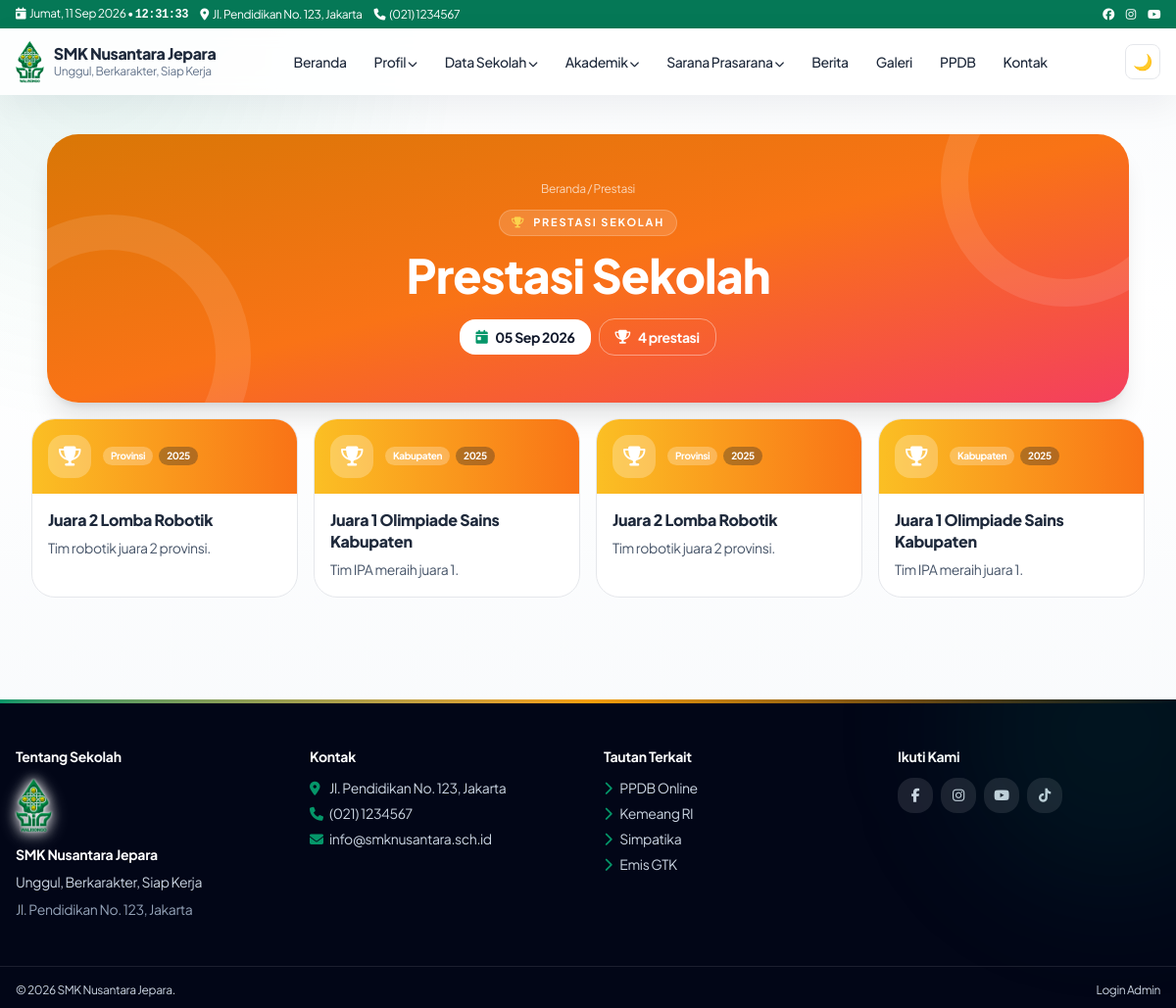
/prestasi, run on the app's committed database.
### tables this page shows
CREATE TABLE IF NOT EXISTS settings (
  id INT UNSIGNED AUTO_INCREMENT PRIMARY KEY,
  `key` VARCHAR(100) NOT NULL UNIQUE,
  `value` TEXT DEFAULT NULL,
  updated_at TIMESTAMP DEFAULT CURRENT_TIMESTAMP ON UPDATE CURRENT_TIMESTAMP
);

CREATE TABLE IF NOT EXISTS menu_items (
  id INT UNSIGNED AUTO_INCREMENT PRIMARY KEY,
  menu_id INT UNSIGNED NOT NULL,
  parent_id INT UNSIGNED DEFAULT NULL,
  label VARCHAR(150) NOT NULL,
  url VARCHAR(500) NOT NULL,
  target VARCHAR(20) DEFAULT '_self',
  sort_order INT DEFAULT 0,
  is_active TINYINT(1) DEFAULT 1,
  kind VARCHAR(20) NOT NULL DEFAULT 'link',
  mega_id INT UNSIGNED DEFAULT NULL,
  INDEX idx_menu_parent (menu_id, parent_id, sort_order),
  CONSTRAINT fk_mi_menu FOREIGN KEY (menu_id) REFERENCES menus(id) ON DELETE CASCADE,
  CONSTRAINT fk_mi_parent FOREIGN KEY (parent_id) REFERENCES menu_items(id) ON DELETE CASCADE
);

CREATE TABLE IF NOT EXISTS achievements (
  id INT UNSIGNED AUTO_INCREMENT PRIMARY KEY,
  title VARCHAR(255) NOT NULL,
  description TEXT DEFAULT NULL,
  year VARCHAR(10) DEFAULT NULL,
  level VARCHAR(60) DEFAULT NULL,
  image VARCHAR(255) DEFAULT NULL,
  is_active TINYINT(1) DEFAULT 1,
  created_at TIMESTAMP DEFAULT CURRENT_TIMESTAMP
);

CREATE TABLE IF NOT EXISTS widgets (
  id INT UNSIGNED AUTO_INCREMENT PRIMARY KEY,
  area VARCHAR(60) NOT NULL,
  type VARCHAR(60) NOT NULL,
  title VARCHAR(150) DEFAULT NULL,
  content MEDIUMTEXT DEFAULT NULL,
  animation VARCHAR(30) NOT NULL DEFAULT 'zoom',
  sort_order INT DEFAULT 0,
  is_active TINYINT(1) DEFAULT 1,
  INDEX idx_area (area, is_active, sort_order)
);

### core/Router.php (called while the page is built, shortened)
<?php
final class Router {
 public static function dispatch(): void {
  require ROOT . '/pages/router.php';
 }
}

### index.php (called while the page is built, shortened)
<?php
require __DIR__ . '/config/database.php';
Router::dispatch();

### core/Database.php (called while the page is built, shortened)
<?php
final class Database {
    private static ?PDO $pdo = null;
    public static function conn(): PDO {
        if (self::$pdo) return self::$pdo;
        $c = require dirname(__DIR__) . '/config/database.php';
        $dsn = "mysql:host={$c['host']};dbname={$c['name']};charset={$c['charset']}";
        self::$pdo = new PDO($dsn, $c['user'], $c['pass'], [
            PDO::ATTR_ERRMODE => PDO::ERRMODE_EXCEPTION,
            PDO::ATTR_DEFAULT_FETCH_MODE => PDO::FETCH_ASSOC,
            PDO::ATTR_EMULATE_PREPARES => false,
        ]);
        return self::$pdo;
    }
    public static function setting(string $key, string $def = ''): string {
        try {
            $s = self::conn()->prepare('SELECT `value` FROM settings WHERE `key`=?');
            $s->execute([$key]);
            return (string)($s->fetchColumn() ?? $def);
        } catch (Throwable) { return $def; }
    }
}

### core/Helper.php (called while the page is built, shortened)
<?php
final class Helper {
    public static function e(?string $v): string { return htmlspecialchars((string)$v, ENT_QUOTES, 'UTF-8'); }
    public static function url(string $p = ''): string { return rtrim(BASE_URL, '/') . '/' . ltrim($p, '/'); }
    public static function menuUrl(string $u): array {
        $u = trim($u);
        if ($u === '' || $u === '#') return ['#', '_self'];
        $low = strtolower($u);
        if (str_starts_with($low, 'http://') || str_starts_with($low, 'https://')) return [$u, '_blank'];
        return [self::url(ltrim($u, '/')), '_self'];
    }
    public static function upload(string $p): string { return self::url('assets/uploads/' . ltrim($p, '/')); }
}

### pages/prestasi.php (the view, shortened to what this page needs)
<?php if((Database::setting('prestasi_show','1')==='0')){ http_response_code(404); require ROOT.'/templates/error/404.php'; exit; } $rows=$db->query("SELECT * FROM achievements WHERE is_active=1 ORDER BY id DESC")->fetchAll(); $prTitle=Database::setting('prestasi_title','Prestasi Sekolah'); if(trim($prTitle)==='')$prTitle='Prestasi Sekolah'; $prDesc=Database::setting('prestasi_desc',''); $metaTitle=$prTitle.' - '.Database::setting('school_name','Sekolah'); require ROOT.'/templates/frontend/header.php'; ?>
<div class="w-full px-4 md:px-8 py-10">
<?php
$heroBadge='<i class="fa fa-trophy text-amber-300"></i>'.Helper::e($prTitle);
$heroCrumb='<a href="'.Helper::url().'" class="hover:text-white">Beranda</a> / Prestasi';
require ROOT.'/templates/frontend/page-hero.php'; ?>
<div class="mt-4">
<?php if(!$rows): ?><div class="bg-white dark:bg-slate-800 border rounded-3xl p-12 text-center text-slate-500 reveal"><span class="w-14 h-14 rounded-2xl bg-amber-100 grid place-items-center mx-auto text-2xl">🏆</span><p class="font-extrabold text-lg mt-3">Belum ada prestasi</p></div><?php else: ?>
<?php $prCols=Database::setting('prestasi_cols','3'); $prGrid=$prCols==='2'?'md:grid-cols-2':($prCols==='4'?'sm:grid-cols-2 lg:grid-cols-4':'md:grid-cols-3'); ?>
<div class="grid <?= $prGrid ?> gap-4"><?php foreach($rows as $r): ?>
<article class="rounded-3xl overflow-hidden border dark:border-slate-700 bg-white dark:bg-slate-800 card-hover reveal">
<div class="bg-gradient-to-r from-amber-400 to-orange-500 p-4 flex items-center gap-3">
<span class="w-11 h-11 rounded-xl bg-white/25 grid place-items-center text-white text-xl shrink-0"><i class="fa fa-trophy"></i></span>
<span class="flex gap-1.5 flex-wrap"><span class="text-[10px] font-bold px-2 py-0.5 rounded-full bg-white/25 text-white"><?= Helper::e($r['level']??'Sekolah') ?></span><span class="text-[10px] font-bold px-2 py-0.5 rounded-full bg-slate-900/30 text-white"><?= Helper::e($r['year']??date('Y')) ?></span></span>
</div>
<div class="p-4"><h2 class="font-extrabold leading-snug"><?= Helper::e($r['title']) ?></h2>
<?php if(!empty($r['description'])): ?><p class="text-sm text-slate-600 dark:text-slate-300 mt-1.5 leading-relaxed text-justify"><?= nl2br(Helper::e($r['description'])) ?></p><?php endif; ?></div>
</article>
<?php endforeach; ?></div><?php endif; ?></div>
<?php require ROOT.'/templates/frontend/footer.php'; ?>

### templates/frontend/navbar.php (shortened to what this page needs)
<?php
$top_addr = Database::setting('address','Jl. Pendidikan No.123');
$top_phone = Database::setting('phone','(021) 1234567');
$school = Database::setting('school_name','SMK Nusantara');
$tagline = Database::setting('tagline','Unggul, Berkarakter');
$logo = Database::setting('logo','');
try {
$db = Database::conn();
$mm = $db->query("SELECT * FROM menus WHERE location='primary' LIMIT 1")->fetch();
$items = [];
if ($mm) {
  $st = $db->prepare("SELECT * FROM menu_items WHERE menu_id=? AND is_active=1 ORDER BY sort_order");
  $st->execute([$mm['id']]); $items = $st->fetchAll();
}
} catch (Throwable) { $items=[]; $mega=[]; }
function menuTree($items,$parent=null){ $o=[]; foreach($items as $i){ if(($i['parent_id']??null)==$parent) $o[]=$i; } return $o; }
function menuLink($u,$forceTarget=null){ [$href,$t]=Helper::menuUrl($u); $t=$forceTarget?:$t; return 'href="'.Helper::e($href).'"'.($t==='_blank'?' target="_blank" rel="noopener noreferrer"':''); }
?>
<div class="bg-emerald-700 text-white text-xs block"><div class="max-w-7xl mx-auto px-4 py-1.5 flex justify-between items-center gap-2">
<div class="flex gap-3 min-w-0 items-center flex-wrap"><span class="shrink-0"><i class="fa fa-calendar-day mr-1"></i><span data-clock-date><?= Helper::tgl(date('Y-m-d')) ?></span> • <span data-clock-time class="font-mono font-bold"><?= date('H:i:s') ?></span></span><span class="hidden sm:inline truncate"><i class="fa fa-location-dot mr-1"></i><?= Helper::e($top_addr) ?></span><span class="hidden md:inline"><i class="fa fa-phone mr-1"></i><?= Helper::e($top_phone) ?></span><span class="hidden xl:inline"><i class="fa fa-envelope mr-1"></i><?= Helper::e($top_email) ?></span></div>
<div class="flex gap-3 shrink-0"><a href="#" aria-label="Facebook"><i class="fab fa-facebook"></i></a><a href="#" aria-label="Instagram"><i class="fab fa-instagram"></i></a><a href="#" aria-label="Youtube"><i class="fab fa-youtube"></i></a></div>
</div></div>
<header id="mainNav" class="sticky top-0 z-50 bg-white/90 dark:bg-slate-900/90 backdrop-blur border-b-0 transition">
<div class="max-w-7xl mx-auto px-4 py-3 flex items-center justify-between gap-3">
<a href="<?= Helper::url() ?>" class="flex items-center gap-2.5"><?php if($logo): ?><img src="<?= Helper::upload($logo) ?>" alt="Logo <?= Helper::e($school) ?>" class="h-11 w-auto object-contain shrink-0"><?php else: ?><span class="w-11 h-11 rounded-xl bg-emerald-600 text-white grid place-items-center font-bold shadow-sm"><?= Helper::e(mb_substr($school,0,1)) ?></span><?php endif; ?><span><span class="block font-extrabold leading-tight"><?= Helper::e($school) ?></span><span class="block text-xs text-slate-500"><?= Helper::e($tagline) ?></span></span></a>
<nav class="hidden lg:flex items-center gap-1 text-sm font-medium" id="deskMenu">
<?php foreach(menuTree($items) as $m): $ch=menuTree($items,$m['id']); $hasMega=false;
if(!$hasMega){ foreach($mega as $g){ if(($g['label']??'')===$m['label']) $hasMega=$g; } } ?>
<?php if($hasMega): $cols=json_decode($hasMega['columns_json']??'[]',true)?:[]; ?>
<div class="relative group"><button class="px-3 py-2 rounded-lg hover:bg-emerald-50"><?= Helper::e($m['label']) ?> <i class="fa fa-chevron-down text-[10px]"></i></button>
<div class="absolute left-1/2 -translate-x-1/2 top-full pt-2 opacity-0 invisible group-hover:opacity-100 group-hover:visible transition"><div class="bg-white dark:bg-slate-800 rounded-2xl shadow-xl border p-6 grid grid-cols-3 gap-6 w-[640px] max-w-[90vw]">
<?php foreach($cols as $c): ?><div><p class="font-bold text-xs uppercase text-emerald-700 mb-2"><?= Helper::e($c['title']??'') ?></p><?php foreach($c['links']??[] as $l): ?><a href="<?= Helper::e($l['url']??'#') ?>" class="block py-1 text-slate-600 dark:text-slate-300 hover:text-emerald-600"><?= Helper::e($l['label']??'') ?></a><?php endforeach; ?></div><?php endforeach; ?>
</div></div></div>
<?php elseif($ch): ?><div class="relative group"><a <?= menuLink($m['url'],$m['target']??null) ?> class="px-3 py-2 rounded-lg hover:bg-emerald-50 inline-block"><?= Helper::e($m['label']) ?> <i class="fa fa-chevron-down text-[10px]"></i></a>
</div>
<?php else: ?><a <?= menuLink($m['url'],$m['target']??null) ?> class="px-3 py-2 rounded-lg hover:bg-emerald-50"><?= Helper::e($m['label']) ?></a><?php endif; ?><?php endforeach; ?>
</nav>
<div class="flex items-center gap-2"><button id="darkBtn" class="w-9 h-9 rounded-lg border grid place-items-center" aria-label="Tema"></button></div>
</div>
</header>

### templates/frontend/footer.php (shortened to what this page needs)
</main>
<?php
$ft = Database::setting('footer_text',Database::setting('school_name',''));
$footerWidgets=[];
try{$footerWidgets=Database::conn()->query("SELECT * FROM widgets WHERE area='footer' AND is_active=1 ORDER BY sort_order,id")->fetchAll();}catch(Throwable){$footerWidgets=[];}
function renderFw($fw,$db){
  $fwc=trim((string)($fw['content']??'')); $t=$fw['type'];
  if($t==='about'){
    $school=Database::setting('school_name',''); $tagline=Database::setting('tagline',''); $addr=Database::setting('address','');
    $schoolLogo=Helper::upload(Database::setting('logo',''));
    if(Database::setting('logo','')){echo '<img src="'.$schoolLogo.'" alt="" class="h-14 w-auto object-contain mb-3" style="filter:drop-shadow(0 0 1px #fff) drop-shadow(0 0 6px rgba(255,255,255,.9)) drop-shadow(0 2px 8px rgba(255,255,255,.45))">';}
    echo '<h4 class="font-bold text-white mb-2">'.Helper::e($school).'</h4><p>'.Helper::e($tagline).'</p><p class="mt-2 text-slate-400">'.Helper::e($addr).'</p>';
    return;
  }
  if($t==='links'){ $lnks=json_decode((string)$fwc,true)?:[]; echo '<div class="grid gap-1.5">'; foreach($lnks as $lk){ $lbl=trim($lk['label']??''); $href=trim($lk['url']??''); [$fhref,$auto]=Helper::menuUrl($href); $tgt=(($lk['target']??'')==='_blank'||$auto==='_blank')?' target="_blank" rel="noopener noreferrer"':''; echo '<a href="'.Helper::e($fhref).'"'.$tgt.' class="text-sm hover:text-white hover:translate-x-1 transition"><i class="fa fa-chevron-right text-emerald-500 mr-2"></i>'.Helper::e($lbl).'</a>'; } echo '</div>'; return; }
  if($t==='contact'){ echo '<div class="grid gap-1.5 text-sm"><p><i class="fa fa-location-dot text-emerald-500 w-5"></i>'.Helper::e(Database::setting('address','-')).'</p><p><i class="fa fa-phone text-emerald-500 w-5"></i>'.Helper::e(Database::setting('phone','-')).'</p><p><i class="fa fa-envelope text-emerald-500 w-5"></i>'.Helper::e(Database::setting('email','-')).'</p></div>'; return; }
  if($t==='social'){ echo '<div class="flex flex-wrap gap-2">'; foreach(['facebook'=>'fa-facebook-f','instagram'=>'fa-instagram','youtube'=>'fa-youtube','tiktok'=>'fa-tiktok'] as $fsn=>$fsi){$fsu=Database::setting($fsn,'');if(!$fsu)continue;echo '<a href="'.Helper::e($fsu).'" target="_blank" rel="noopener noreferrer" class="w-9 h-9 rounded-xl bg-white/10 grid place-items-center hover:bg-emerald-600" aria-label="'.ucfirst($fsn).'"><i class="fab '.$fsi.'"></i></a>';} echo '</div>'; return; }
}
?>
<footer class="relative overflow-hidden bg-slate-950 text-slate-300 mt-auto w-full">
<div class="absolute inset-x-0 top-0 h-1 bg-gradient-to-r from-emerald-600 via-amber-500 to-emerald-600"></div>
<div class="absolute -top-32 -right-24 w-80 h-80 rounded-full bg-emerald-600/10 blur-3xl pointer-events-none"></div>
<div class="max-w-7xl mx-auto px-4 py-12 grid md:grid-cols-4 gap-8 text-sm">
<?php foreach($footerWidgets as $fw): ?>
<div><h4 class="font-bold text-white mb-3"><?= Helper::e($fw['title']?:'Informasi') ?></h4>
<?php renderFw($fw,$db); ?></div>
<?php endforeach; ?>
</div>
<div class="border-t border-white/10"><div class="max-w-7xl mx-auto px-4 py-4 flex flex-col md:flex-row justify-between text-xs gap-2">
<span>&copy; <?= date('Y') ?> <?= Helper::e($ft) ?>.</span>
<a href="<?= Helper::url('admin/login') ?>" target="_blank" rel="noopener noreferrer" class="hover:text-white">Login Admin</a>
</div></div>
</footer>
</body></html>

### assets/css/style.css (style rules this page uses)
:root { --font-body:"Plus Jakarta Sans",system-ui,-apple-system,"Segoe UI",sans-serif }
html,body,input,select,textarea,button { font-family:var(--font-body)!important }
h1,h2,h3,h4 { font-family:var(--font-body)!important;letter-spacing:-.02em;font-weight:800 }
.reveal { opacity:1 }
.reveal.show { animation:revealIn .7s cubic-bezier(.16,1,.3,1) both }
.card-hover,[class*="rounded-2xl"].border,[class*="rounded-3xl"].border { transition:transform .28s cubic-bezier(.16,1,.3,1),box-shadow .28s ease,border-color .28s ease }
html,body { max-width:100%;overflow-x:clip }
body { position:relative }
main,header,footer { max-width:100% }
img,video,iframe { max-width:100%;height:auto }
.prose,.prose p,.prose li,article p,article li,.text-justify { overflow-wrap:anywhere;word-break:break-word }
main .grid>*,main .flex>* { min-width:0;max-width:100% }
main>div { max-width:100%;min-width:0 }
.reveal { min-width:0;max-width:100%;overflow-wrap:anywhere }
html { height:100% }
body.site-shell { min-height:100vh;display:flex;flex-direction:column }
body.site-shell>footer { margin-top:auto;flex-shrink:0;width:100% }

### data on the page
settings: value "Jl. Pendidikan No. 123, Jakarta"
settings: value "(021) 1234567"
settings: value (picture)
settings: value "SMK Nusantara Jepara"
settings: value "Unggul, Berkarakter, Siap Kerja"
menu_items: label "Beranda"
menu_items: label "Profil"
menu_items: label "Data Sekolah"
menu_items: label "Akademik"
menu_items: label "Sarana Prasarana"
menu_items: label "Berita"
menu_items: label "Galeri"
menu_items: label "PPDB", lbl "Kemeang RI", lbl "Simpatika", lbl "Emis GTK"
menu_items: label "Kontak"
settings: value "PRESTASI SEKOLAH"
achievements: level "Provinsi", title "Juara 2 Lomba Robotik", description "Tim robotik juara 2 provinsi."
achievements: level "Kabupaten", title "Juara 1 Olimpiade Sains Kabupaten", description "Tim IPA meraih juara 1."
achievements: level "Provinsi", title "Juara 2 Lomba Robotik", description "Tim robotik juara 2 provinsi."
achievements: level "Kabupaten", title "Juara 1 Olimpiade Sains Kabupaten", description "Tim IPA meraih juara 1."
widgets: title "Tentang Sekolah", settings.value (picture), settings.value "SMK Nusantara Jepara", settings.value "Unggul, Berkarakter, Siap Kerja", settings.value "Jl. Pendidikan No. 123, Jakarta"
widgets: title "Kontak", settings.value "Jl. Pendidikan No. 123, Jakarta", settings.value "(021) 1234567", settings.value "info@smknusantara.sch.id"
widgets: title "Tautan Terkait", type "links" (drawn), lbl "PPDB Online"
widgets: title "Ikuti Kami", type "social" (drawn)

### other printed values
Helper::e($heroTitle) "Prestasi Sekolah"
Helper::e($st['label']??'') "05 Sep 2026"
Helper::e($st['label']??'') "4 prestasi"
